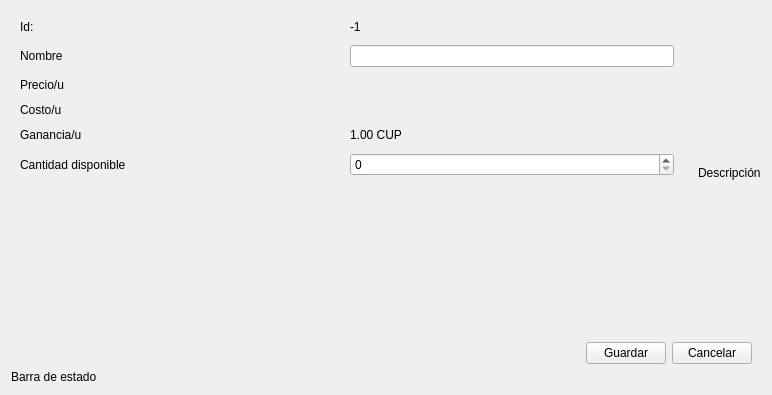
<?xml version="1.0" encoding="UTF-8"?>
<ui version="4.0">
 <class>Frame</class>
 <widget class="QFrame" name="Frame">
  <property name="geometry">
   <rect>
    <x>0</x>
    <y>0</y>
    <width>772</width>
    <height>395</height>
   </rect>
  </property>
  <property name="windowTitle">
   <string>Producto</string>
  </property>
  <layout class="QVBoxLayout" name="verticalLayout_2">
   <item>
    <widget class="QFrame" name="main_content_frame">
     <property name="frameShape">
      <enum>QFrame::NoFrame</enum>
     </property>
     <property name="frameShadow">
      <enum>QFrame::Raised</enum>
     </property>
     <layout class="QVBoxLayout" name="verticalLayout_3">
      <property name="leftMargin">
       <number>0</number>
      </property>
      <property name="topMargin">
       <number>0</number>
      </property>
      <property name="rightMargin">
       <number>0</number>
      </property>
      <property name="bottomMargin">
       <number>0</number>
      </property>
      <item>
       <widget class="QFrame" name="other_frame">
        <property name="frameShape">
         <enum>QFrame::NoFrame</enum>
        </property>
        <property name="frameShadow">
         <enum>QFrame::Raised</enum>
        </property>
        <layout class="QHBoxLayout" name="horizontalLayout_3">
         <property name="leftMargin">
          <number>0</number>
         </property>
         <property name="topMargin">
          <number>0</number>
         </property>
         <property name="rightMargin">
          <number>0</number>
         </property>
         <property name="bottomMargin">
          <number>0</number>
         </property>
         <item>
          <widget class="QFrame" name="grid_form_frame">
           <property name="frameShape">
            <enum>QFrame::NoFrame</enum>
           </property>
           <property name="frameShadow">
            <enum>QFrame::Raised</enum>
           </property>
           <layout class="QGridLayout" name="gridLayout">
            <property name="bottomMargin">
             <number>0</number>
            </property>
            <property name="verticalSpacing">
             <number>11</number>
            </property>
            <item row="0" column="1">
             <widget class="QLabel" name="id_value_label">
              <property name="sizePolicy">
               <sizepolicy hsizetype="MinimumExpanding" vsizetype="Maximum">
                <horstretch>0</horstretch>
                <verstretch>0</verstretch>
               </sizepolicy>
              </property>
              <property name="text">
               <string>-1</string>
              </property>
             </widget>
            </item>
            <item row="4" column="0">
             <widget class="QLabel" name="label_6">
              <property name="text">
               <string>Ganancia/u</string>
              </property>
             </widget>
            </item>
            <item row="1" column="1">
             <widget class="QLineEdit" name="name_line_edit">
              <property name="maxLength">
               <number>80</number>
              </property>
             </widget>
            </item>
            <item row="2" column="0">
             <widget class="QLabel" name="label_5">
              <property name="text">
               <string>Precio/u</string>
              </property>
             </widget>
            </item>
            <item row="0" column="0">
             <widget class="QLabel" name="id_label">
              <property name="sizePolicy">
               <sizepolicy hsizetype="Expanding" vsizetype="Maximum">
                <horstretch>0</horstretch>
                <verstretch>0</verstretch>
               </sizepolicy>
              </property>
              <property name="text">
               <string>Id:</string>
              </property>
             </widget>
            </item>
            <item row="5" column="0">
             <widget class="QLabel" name="label_9">
              <property name="text">
               <string>Cantidad disponible</string>
              </property>
             </widget>
            </item>
            <item row="5" column="1">
             <widget class="QSpinBox" name="quantity_spin_box">
              <property name="autoFillBackground">
               <bool>false</bool>
              </property>
              <property name="maximum">
               <number>1000000</number>
              </property>
              <property name="displayIntegerBase">
               <number>10</number>
              </property>
             </widget>
            </item>
            <item row="1" column="0">
             <widget class="QLabel" name="label">
              <property name="text">
               <string>Nombre</string>
              </property>
             </widget>
            </item>
            <item row="3" column="0">
             <widget class="QLabel" name="label_2">
              <property name="text">
               <string>Costo/u</string>
              </property>
             </widget>
            </item>
            <item row="4" column="1">
             <widget class="QLabel" name="profit_value_label">
              <property name="text">
               <string>1.00 CUP</string>
              </property>
             </widget>
            </item>
            <item row="6" column="1">
             <spacer name="verticalSpacer">
              <property name="orientation">
               <enum>Qt::Vertical</enum>
              </property>
              <property name="sizeType">
               <enum>QSizePolicy::Expanding</enum>
              </property>
              <property name="sizeHint" stdset="0">
               <size>
                <width>20</width>
                <height>40</height>
               </size>
              </property>
             </spacer>
            </item>
           </layout>
          </widget>
         </item>
         <item>
          <widget class="QFrame" name="description_frame">
           <property name="frameShape">
            <enum>QFrame::NoFrame</enum>
           </property>
           <property name="frameShadow">
            <enum>QFrame::Raised</enum>
           </property>
           <layout class="QVBoxLayout" name="verticalLayout">
            <property name="topMargin">
             <number>9</number>
            </property>
            <property name="rightMargin">
             <number>0</number>
            </property>
            <property name="bottomMargin">
             <number>0</number>
            </property>
            <item>
             <widget class="QLabel" name="label_10">
              <property name="text">
               <string>Descripción</string>
              </property>
             </widget>
            </item>
           </layout>
          </widget>
         </item>
        </layout>
       </widget>
      </item>
      <item>
       <widget class="QFrame" name="frame_3">
        <property name="frameShape">
         <enum>QFrame::NoFrame</enum>
        </property>
        <property name="frameShadow">
         <enum>QFrame::Raised</enum>
        </property>
        <layout class="QHBoxLayout" name="horizontalLayout">
         <property name="topMargin">
          <number>11</number>
         </property>
         <property name="bottomMargin">
          <number>0</number>
         </property>
         <item>
          <spacer name="horizontalSpacer">
           <property name="orientation">
            <enum>Qt::Horizontal</enum>
           </property>
           <property name="sizeHint" stdset="0">
            <size>
             <width>40</width>
             <height>20</height>
            </size>
           </property>
          </spacer>
         </item>
         <item>
          <widget class="QPushButton" name="save_button">
           <property name="cursor">
            <cursorShape>PointingHandCursor</cursorShape>
           </property>
           <property name="text">
            <string>Guardar</string>
           </property>
          </widget>
         </item>
         <item>
          <widget class="QPushButton" name="cancel_button">
           <property name="cursor">
            <cursorShape>PointingHandCursor</cursorShape>
           </property>
           <property name="text">
            <string>Cancelar</string>
           </property>
          </widget>
         </item>
        </layout>
       </widget>
      </item>
     </layout>
    </widget>
   </item>
   <item>
    <widget class="QLabel" name="state_bar_label">
     <property name="text">
      <string>Barra de estado</string>
     </property>
    </widget>
   </item>
  </layout>
 </widget>
 <tabstops>
  <tabstop>name_line_edit</tabstop>
  <tabstop>quantity_spin_box</tabstop>
  <tabstop>save_button</tabstop>
  <tabstop>cancel_button</tabstop>
 </tabstops>
 <resources/>
 <connections/>
</ui>
